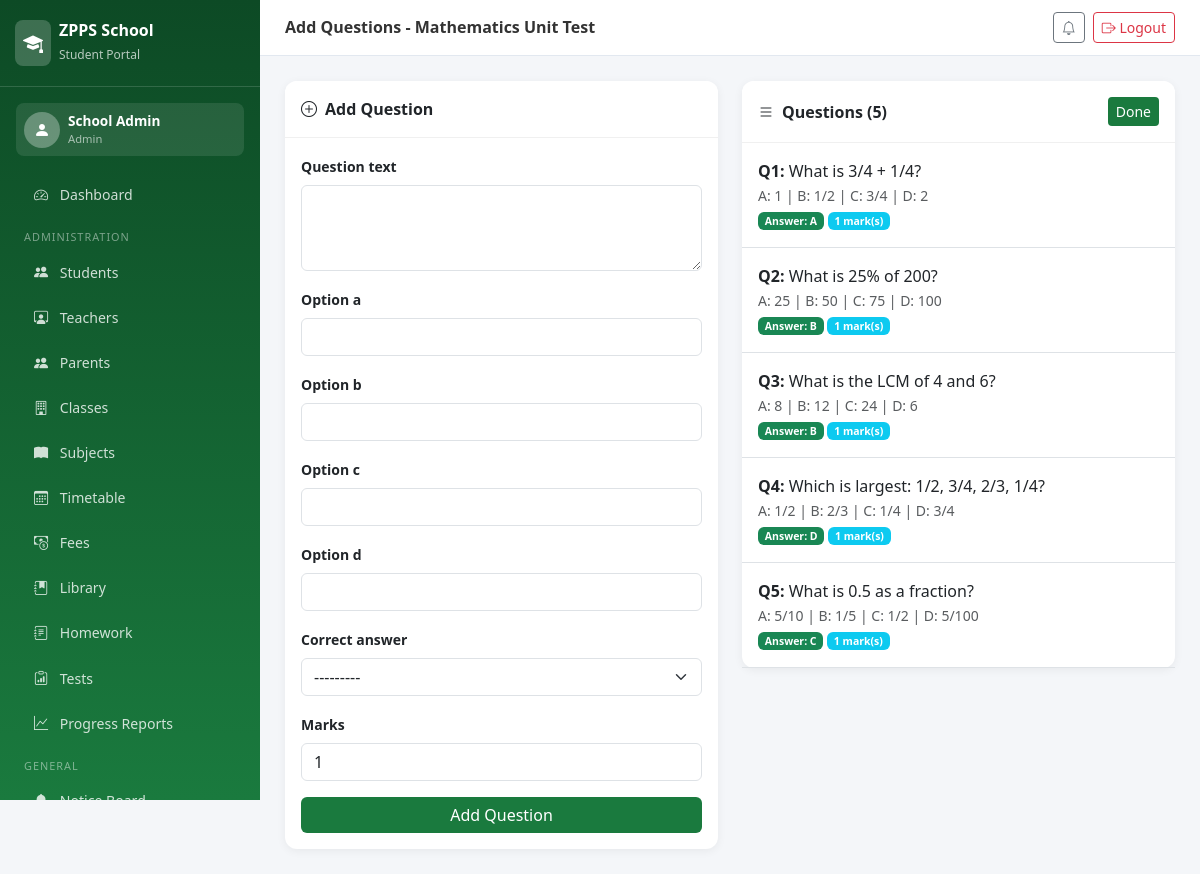
/tests/1/questions/ (signed in), run on the app's committed database.
### portal/models.py (models this page shows, shortened)
class ClassTest(models.Model):
    title = models.CharField(max_length=200)
    subject = models.ForeignKey(Subject, on_delete=models.CASCADE)
    student_class = models.ForeignKey(Class, on_delete=models.CASCADE)
    created_by = models.ForeignKey(Teacher, on_delete=models.SET_NULL, null=True, related_name='created_tests')
    created_on = models.DateTimeField(auto_now_add=True)
    duration_minutes = models.IntegerField(default=30)
    total_marks = models.IntegerField(default=10)
    is_active = models.BooleanField(default=True)
    start_time = models.DateTimeField(null=True, blank=True)
    end_time = models.DateTimeField(null=True, blank=True)

class Question(models.Model):
    test = models.ForeignKey(ClassTest, on_delete=models.CASCADE, related_name='questions')
    question_text = models.TextField()
    option_a = models.CharField(max_length=200)
    option_b = models.CharField(max_length=200)
    option_c = models.CharField(max_length=200)
    option_d = models.CharField(max_length=200)
    correct_answer = models.CharField(max_length=1, choices=[('A','A'),('B','B'),('C','C'),('D','D')])
    marks = models.IntegerField(default=1)

### portal/views.py (the view, shortened to what this page needs)
# urls.py: path('tests/<int:test_id>/questions/', views.add_questions, name='add_questions'),
@login_required
def add_questions(request, test_id):
    test = get_object_or_404(ClassTest, pk=test_id)
    form = QuestionForm()
    questions = test.questions.all()
    return render(request, 'portal/teacher/add_questions.html', {
        'test': test, 'form': form, 'questions': questions
    })

### portal/forms.py
class QuestionForm(forms.ModelForm):
    class Meta:
        model = Question
        fields = ['question_text', 'option_a', 'option_b', 'option_c', 'option_d', 'correct_answer', 'marks']
        widgets = {
            'question_text': forms.Textarea(attrs={'class': 'form-control', 'rows': 3}),
            'option_a': forms.TextInput(attrs={'class': 'form-control'}),
            'option_b': forms.TextInput(attrs={'class': 'form-control'}),
            'option_c': forms.TextInput(attrs={'class': 'form-control'}),
            'option_d': forms.TextInput(attrs={'class': 'form-control'}),
            'correct_answer': forms.Select(attrs={'class': 'form-select'}),
            'marks': forms.NumberInput(attrs={'class': 'form-control'}),
        }

### templates/portal/teacher/add_questions.html (shortened to what this page needs)
{% extends 'portal/base.html' %}
{% block page_title %}Add Questions - {{ test.title }}{% endblock %}
{% block content %}
<div class="row g-4">
    <div class="col-lg-6">
        <div class="card">
            <div class="card-header py-3"><i class="bi bi-plus-circle me-2"></i>Add Question</div>
            <div class="card-body">
                <form method="post">{% csrf_token %}
                    {% for field in form %}<div class="mb-3"><label class="form-label fw-semibold small">{{ field.label }}</label>{{ field }}</div>{% endfor %}
                    <button type="submit" class="btn btn-zpps w-100">Add Question</button>
                </form>
            </div>
        </div>
    </div>
    <div class="col-lg-6">
        <div class="card">
            <div class="card-header py-3 d-flex justify-content-between align-items-center">
                <span><i class="bi bi-list me-2"></i>Questions ({{ questions.count }})</span>
                <a href="{% url 'class_tests' %}" class="btn btn-sm btn-zpps">Done</a>
            </div>
            <div class="card-body p-0">
                {% for q in questions %}
                <div class="p-3 border-bottom">
                    <strong>Q{{ forloop.counter }}:</strong> {{ q.question_text }}<br>
                    <small class="text-muted">A: {{ q.option_a }} | B: {{ q.option_b }} | C: {{ q.option_c }} | D: {{ q.option_d }}</small><br>
                    <small><span class="badge bg-success">Answer: {{ q.correct_answer }}</span> <span class="badge bg-info">{{ q.marks }} mark(s)</span></small>
                </div>
                {% empty %}
                <div class="p-3 text-muted">No questions yet. Add from the left.</div>
                {% endfor %}
            </div>
        </div>
    </div>
</div>
{% endblock %}

### templates/portal/base.html (shortened to what this page needs)
<!DOCTYPE html>
<html lang="en">
<head>
    <link href="https://cdn.jsdelivr.net/npm/bootstrap@5.3.0/dist/css/bootstrap.min.css" rel="stylesheet">
    <link href="https://cdn.jsdelivr.net/npm/bootstrap-icons@1.11.0/font/bootstrap-icons.css" rel="stylesheet">
</head>
<body>
<nav class="sidebar" id="sidebar">
    <div class="sidebar-brand">
        <div class="d-flex align-items-center gap-2">
            <div style="background:rgba(255,255,255,0.2);border-radius:8px;padding:8px;">
                <i class="bi bi-mortarboard-fill text-white fs-5"></i>
            </div>
            <div><h5>ZPPS School</h5><small>Student Portal</small></div>
        </div>
    </div>
    {% if user.is_authenticated %}
    <div class="p-3">
        <div class="d-flex align-items-center gap-2 p-2" style="background:rgba(255,255,255,0.1);border-radius:8px;">
            <div style="background:rgba(255,255,255,0.3);border-radius:50%;width:36px;height:36px;display:flex;align-items:center;justify-content:center;">
                <i class="bi bi-person-fill text-white"></i>
            </div>
            <div>
                <div style="color:#fff;font-size:0.85rem;font-weight:600;">{{ user.get_full_name|default:user.username }}</div>
                <div style="color:rgba(255,255,255,0.6);font-size:0.7rem;">
                    {% if user.is_superuser %}Admin{% else %}{% if user.teacher %}Teacher{% else %}{% if user.student %}Student{% else %}{% if user.parent %}Parent{% endif %}{% endif %}{% endif %}{% endif %}
                </div>
            </div>
        </div>
    </div>
    <ul class="nav flex-column px-1 pb-4">
        <li><a class="nav-link" href="{% url 'dashboard' %}"><i class="bi bi-speedometer2"></i> Dashboard</a></li>
        {% if user.is_superuser %}
        <li><div class="nav-section">Administration</div></li>
        <li><a class="nav-link" href="{% url 'manage_students' %}"><i class="bi bi-people-fill"></i> Students</a></li>
        <li><a class="nav-link" href="{% url 'manage_teachers' %}"><i class="bi bi-person-workspace"></i> Teachers</a></li>
        <li><a class="nav-link" href="{% url 'manage_parents' %}"><i class="bi bi-people-fill"></i> Parents</a></li>
        <li><a class="nav-link" href="{% url 'manage_classes' %}"><i class="bi bi-building"></i> Classes</a></li>
        <li><a class="nav-link" href="{% url 'manage_subjects' %}"><i class="bi bi-book-fill"></i> Subjects</a></li>
        <li><a class="nav-link" href="{% url 'view_timetable' %}"><i class="bi bi-calendar3"></i> Timetable</a></li>
        <li><a class="nav-link" href="{% url 'manage_fees' %}"><i class="bi bi-cash-coin"></i> Fees</a></li>
        <li><a class="nav-link" href="{% url 'library' %}"><i class="bi bi-journal-bookmark-fill"></i> Library</a></li>
        <li><a class="nav-link" href="{% url 'homework' %}"><i class="bi bi-journal-text"></i> Homework</a></li>
        <li><a class="nav-link" href="{% url 'class_tests' %}"><i class="bi bi-clipboard-data"></i> Tests</a></li>
        <li><a class="nav-link" href="{% url 'all_progress' %}"><i class="bi bi-graph-up"></i> Progress Reports</a></li>
        {% endif %}
        <li><div class="nav-section">General</div></li>
        <li><a class="nav-link" href="{% url 'notice_board' %}"><i class="bi bi-bell-fill"></i> Notice Board</a></li>
    </ul>
    {% endif %}
</nav>
<div class="main-content">
    <div class="topbar">
        <div class="d-flex align-items-center gap-3">
            <h6>{% block page_title %}ZPPS Portal{% endblock %}</h6>
        </div>
        <div class="d-flex align-items-center gap-2">
            <a href="{% url 'notice_board' %}" class="btn btn-sm btn-outline-secondary"><i class="bi bi-bell"></i></a>
            <a href="{% url 'logout' %}" class="btn btn-sm btn-outline-danger"><i class="bi bi-box-arrow-right"></i> Logout</a>
        </div>
    </div>
    <div class="page-body">
        {% block content %}{% endblock %}
    </div>
</div>
</body>
</html>

### templates/portal/base.html (style rules this page uses)
:root { --zpps-green: #1a7a3e; --zpps-light: #e8f5ee; --zpps-dark: #0d4a25; --sidebar-width: 260px; }
body { background: #f4f6f9; font-family: 'Segoe UI', sans-serif; }
.sidebar { width: var(--sidebar-width); height: 100vh; background: linear-gradient(180deg, var(--zpps-dark) 0%, var(--zpps-green) 100%); position: fixed; top: 0; left: 0; z-index: 1000; overflow-y: auto; overflow-x: hidden; }
.sidebar-brand { padding: 20px 15px; border-bottom: 1px solid rgba(255,255,255,0.15); }
.sidebar-brand h5 { color: #fff; font-weight: 700; margin: 0; font-size: 1rem; }
.sidebar-brand small { color: rgba(255,255,255,0.7); font-size: 0.75rem; }
.sidebar .nav-link { color: rgba(255,255,255,0.8); padding: 10px 20px; border-radius: 8px; margin: 2px 10px; transition: all 0.2s; font-size: 0.88rem; }
.sidebar .nav-link i { width: 20px; margin-right: 8px; }
.nav-section { color: rgba(255,255,255,0.45); font-size: 0.68rem; text-transform: uppercase; padding: 12px 20px 4px; letter-spacing: 1px; }
.main-content { margin-left: var(--sidebar-width); }
.topbar { background: #fff; padding: 12px 25px; border-bottom: 1px solid #e2e8f0; display: flex; align-items: center; justify-content: space-between; position: sticky; top: 0; z-index: 100; }
.topbar h6 { margin: 0; font-weight: 600; color: #333; }
.page-body { padding: 25px; }
.card { border: none; border-radius: 12px; box-shadow: 0 2px 10px rgba(0,0,0,0.06); }
.card-header { background: #fff; border-bottom: 1px solid #f0f0f0; font-weight: 600; border-radius: 12px 12px 0 0 !important; }
.btn-zpps { background: var(--zpps-green); color: #fff; border: none; }

### data on the page
ClassTest: title "Mathematics Unit Test", count "5"
Question: question_text "What is 3/4 + 1/4?", option_a "1", option_b "1/2", option_c "3/4", option_d "2", correct_answer "A", marks "1"
Question: question_text "What is 25% of 200?", option_a "25", option_b "50", option_c "75", option_d "100", correct_answer "B", marks "1"
Question: question_text "What is the LCM of 4 and 6?", option_a "8", option_b "12", option_c "24", option_d "6", correct_answer "B", marks "1"
Question: question_text "Which is largest: 1/2, 3/4, 2/3, 1/4?", option_a "1/2", option_b "2/3", option_c "1/4", option_d "3/4", correct_answer "D", marks "1"
Question: question_text "What is 0.5 as a fraction?", option_a "5/10", option_b "1/5", option_c "1/2", option_d "5/100", correct_answer "C", marks "1"

### other printed values
{{ user.get_full_name|default:user.username }} "School Admin"
{{ field.label }} "Question text" "Option a" "Option b" "Option c" "Option d" "Correct answer" "Marks"
